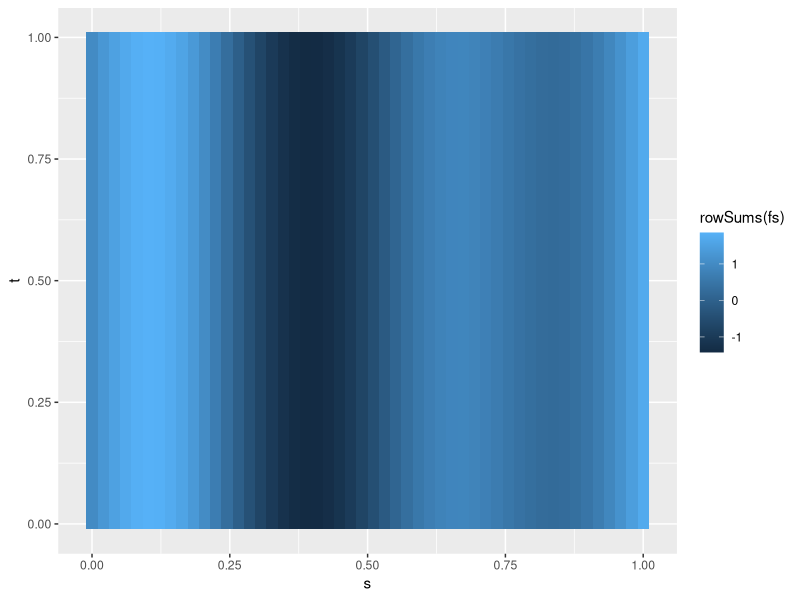
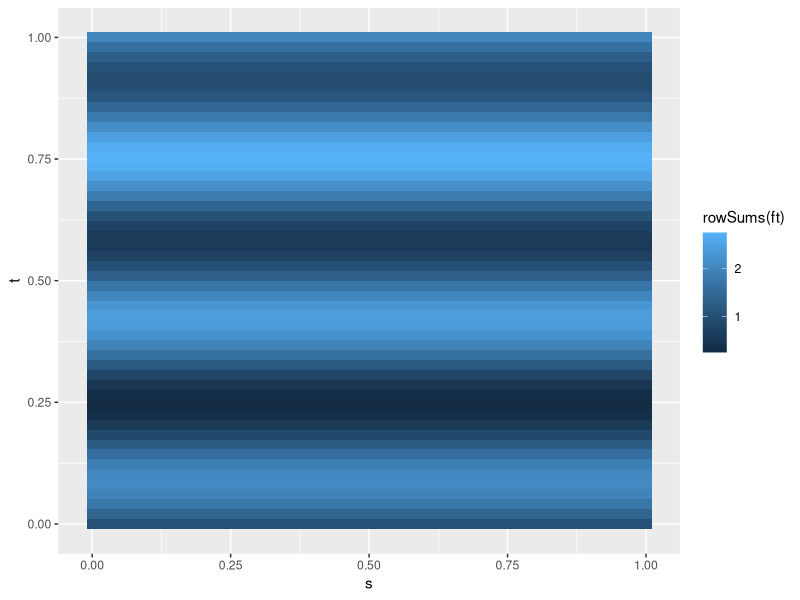
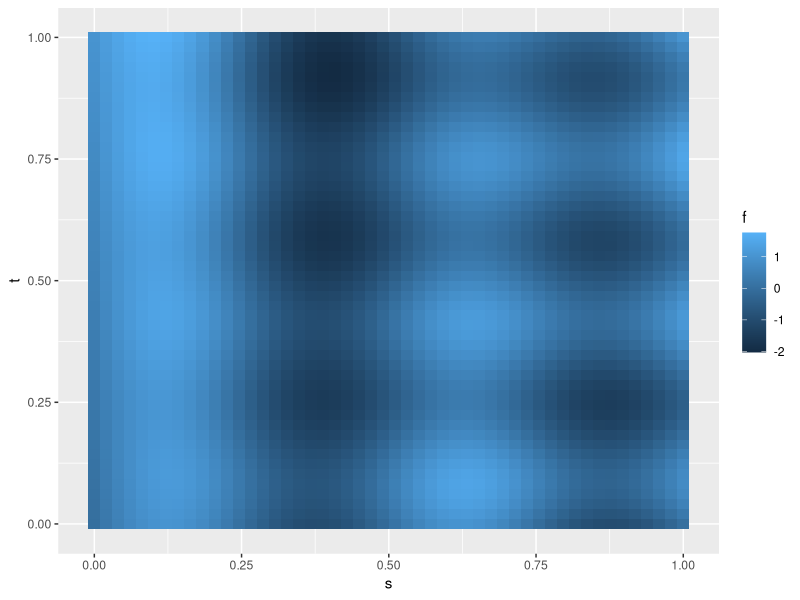
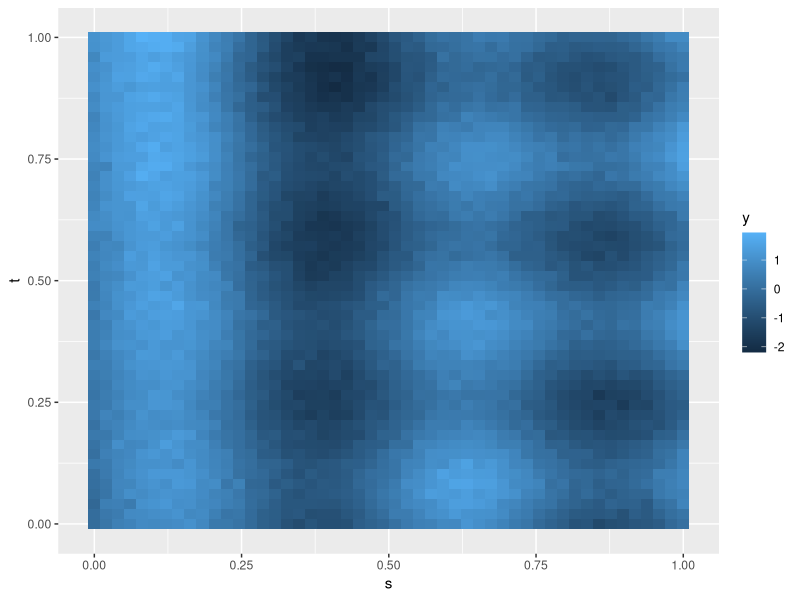

Write the R code that produced these figures, in order. (Note: this script raises an error after producing the figures.)
# generate data y(s,t) = sum_k g_k(t) f_k(s)
library("mgcv")

t_grid <- seq(0, 1, l=50)
s_grid <- seq(0, 1, l=50)
data <- expand.grid(s=s_grid, t=t_grid)

t_transforms <- list(function(t) t^0, function(t) t, function(t) sin(6*pi*t))
s_shapes <- list(function(s) sin(4 * pi * s), function(s) cos(2*pi*s),
  function(s) log1p(s))
data <- within(data, {
  ft <- vapply(t_transforms, function(f) do.call(f, list(t=t)), numeric(length(t)))
  fs <- vapply(s_shapes, function(f) do.call(f, list(s=s)), numeric(length(t)))
  f <- rowSums(ft * fs)
  y <- f + .1 * rnorm(length(f))
})
ggplot2::qplot(x=s, y=t, fill = rowSums(fs), data=data, geom="tile")
ggplot2::qplot(x=s, y=t, fill = rowSums(ft), data=data, geom="tile")
ggplot2::qplot(x=s, y=t, fill = f, data=data, geom="tile")
ggplot2::qplot(x=s, y=t, fill = y, data=data, geom="tile")

#'
#'
object <- s(s, t, bs="parametrictime", xt=list(bs="tp", tt=t_transforms))
smooth.construct.parametrictime.smooth.spec <- function(object,data,knots){
  ## todo: input checks

  #set up design for t
  t_vec <- data[[object$term[2]]]
  n_transform <- length(object$xt$tt)
  n <- length(data[[object$term[2]]])
  tt_name <- paste0(object$term[2], "_tt_", 1:n_transform)
  t_X <-  vapply(object$xt$tt,
    function(f) do.call(f, list(t=data[[object$term[2]]])), numeric(n))

  #set up smooth over s given args in object$xt
  s_args <- object$xt[!grepl("tt", names(object$xt))]
  s_smoothspec <- do.call(mgcv::s, append(as.name(object$term[1]), s_args))
  sm <- smooth.construct(s_smoothspec, data = data, knots = NULL)
  # modify smooth term:

  sm$term <- object$term
  sm$bs.dim <-  sm$bs.dim * n_transform
  sm$null.space.dim <-  sm$null.space.dim * n_transform
  sm$df <- sm$df * n_transform
  sm$dim <- 2
  sm$label <- paste0("f(", object$term[2], ")*", sm$label)
  sm$xt <- object$xt
  sm$X <- mgcv::tensor.prod.model.matrix(list(t_X, sm$X))
  sm$S[[1]] <- diag(n_transform) %x% sm$S[[1]]
  ## ctrl-c-v from smooth.construct.tp.smooth.spec:
  if (sm$drop.null > 0) {
    ind <- 1:(sm$bs.dim - sm$null.space.dim)
    if (FALSE) { ## nat param version
     np <- nat.param(sm$X, sm$S[[1]], rank=sm$bs.dim - sm$null.space.dim, type=0)
     sm$P <- np$P
     sm$S[[1]] <- diag(np$D)
     sm$X <- np$X[,ind]
    } else { ## original param
     sm$S[[1]] <-sm$S[[1]][ind,ind]
     sm$X <-sm$X[, ind]
     sm$cmX <- colMeans(object$X)
     sm$X <- sweep(object$X, 2, object$cmX)
    }
    sm$null.space.dim <- 0
    sm$df <- sm$df - M
    sm$bs.dim <-sm$bs.dim -M
    sm$C <- matrix(0,0,ncol(object$X)) # null constraint matrix
  }
  sm
}

m <- gam(y ~  s(s, t, bs="parametrictime", xt=list(bs="tp", tt=t_transforms)),
  data=data)
data$fit <- fitted(m)
ggplot2::qplot(x=s, y=t, fill = f, data=data, geom="tile")
ggplot2::qplot(x=s, y=t, fill = fit, data=data, geom="tile")
